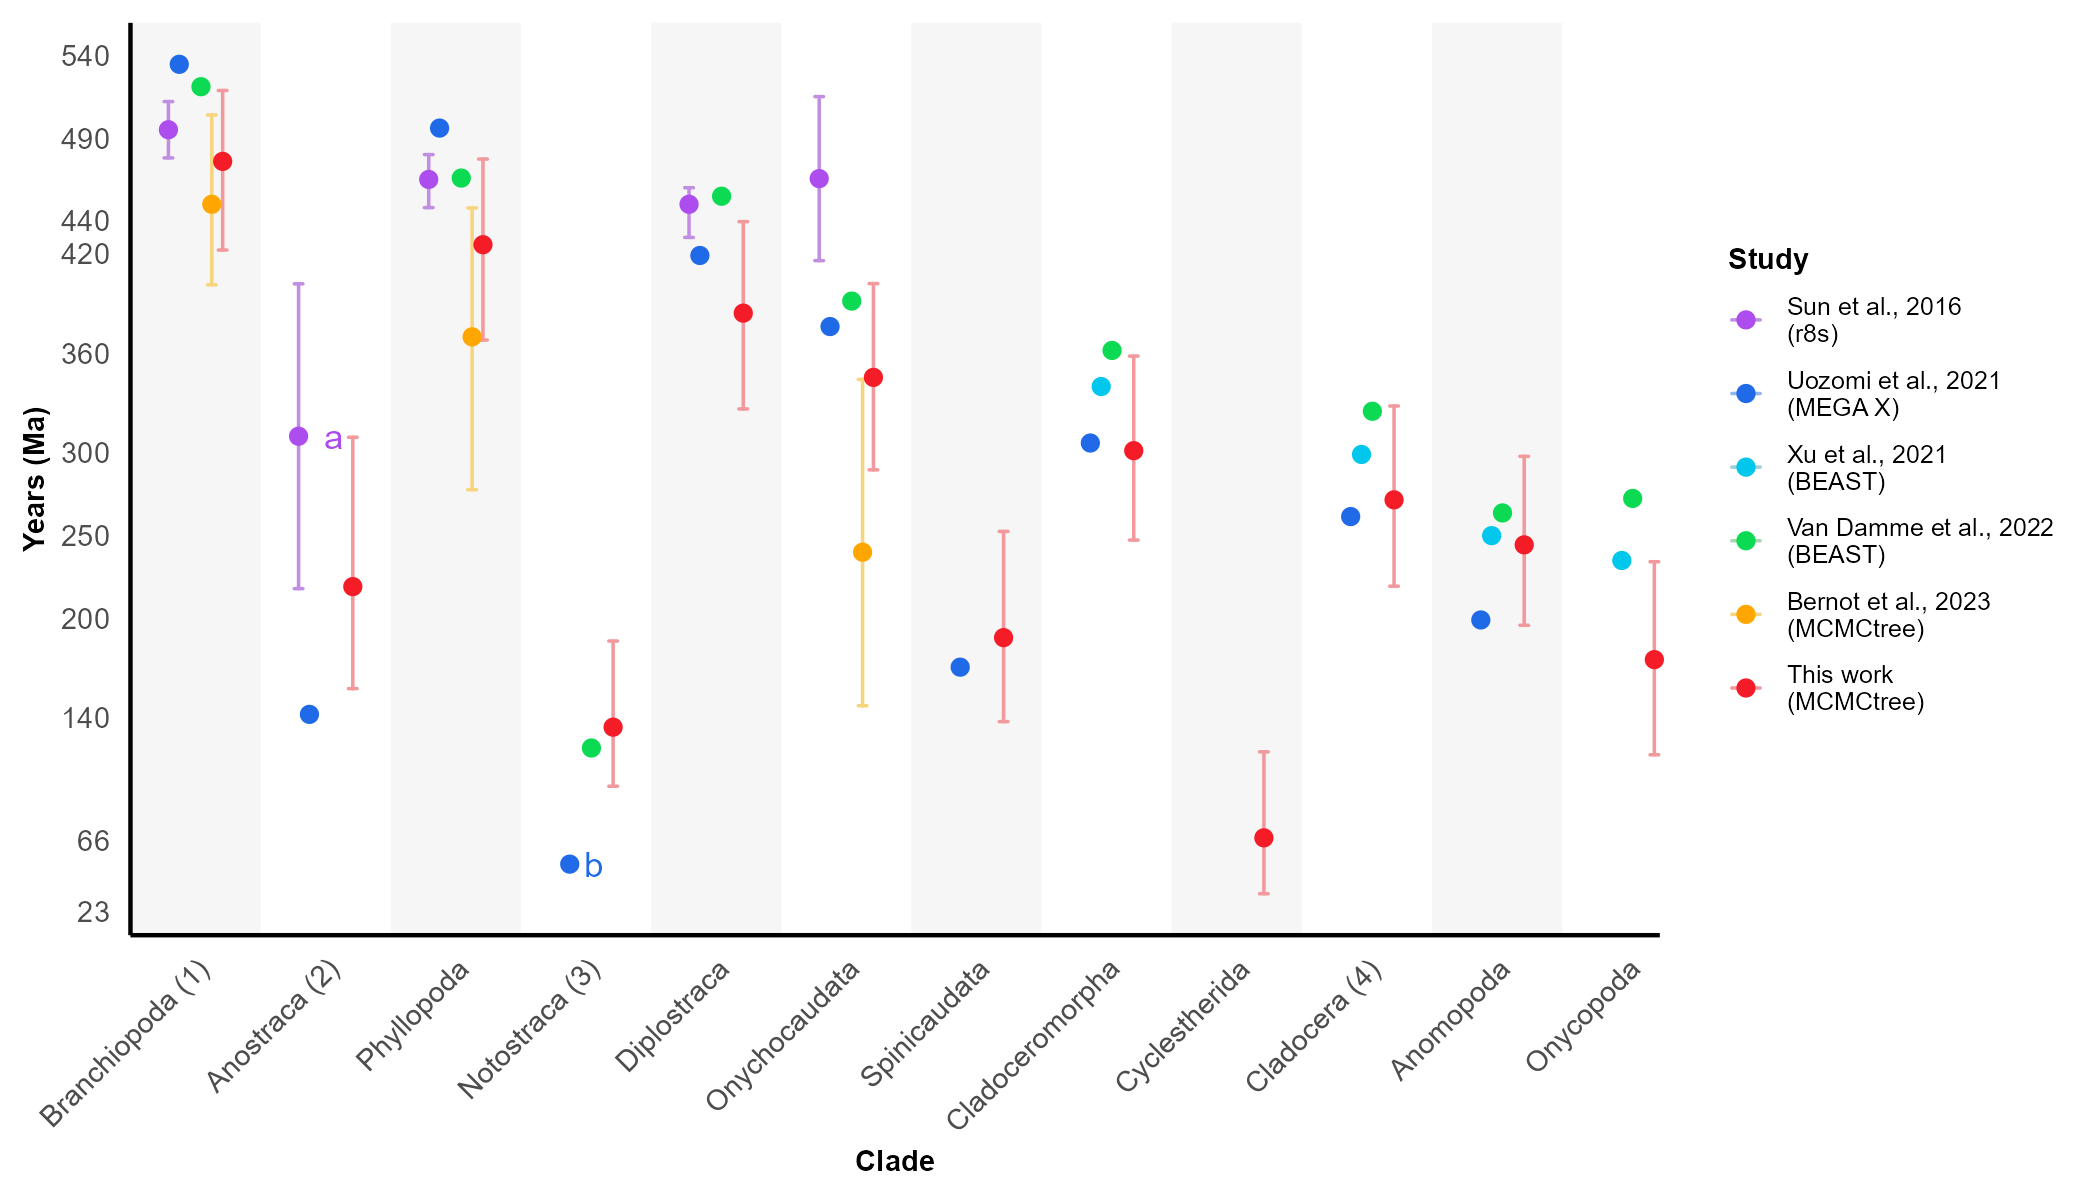

Write the R code that produced this figure.
library(tidyr)
library(dplyr)
library(ggplot2)

data <- read.table("dates.tsv", sep = "\t", header = TRUE)
data

tibble_to_plot <- data %>%
  
  pivot_longer(cols = -clade,
               names_to = c("study", "metric"),
               names_sep = "_",
               values_to = "value") %>%
  
  pivot_wider(names_from = metric,
              values_from = value) %>%
  
  mutate(clade = stringr::str_replace(clade, "_", " "))

tibble_to_plot$clade <- factor(tibble_to_plot$clade, levels = unique(c("Branchiopoda (1)", "Anostraca (2)", "Phyllopoda", "Notostraca (3)", "Diplostraca", "Onychocaudata", "Spinicaudata", "Cladoceromorpha", "Cyclestherida", "Cladocera (4)", "Anomopoda", "Onycopoda")))
tibble_to_plot$study <- factor(tibble_to_plot$study, levels = unique(c("sun2016", "uozomi2021", "xu2021", "vanDamme2022", "bernot2023", "thisWork")))

tibble_to_plot

plot <- ggplot(tibble_to_plot, aes(x = clade, y = date)) +
  
  annotate("rect", fill = "#f6f6f6",
           xmin = seq(0.5, length(unique(tibble_to_plot$clade))-0.5, 2),
           xmax = seq(1.5, length(unique(tibble_to_plot$clade))+0.5, 2),
           ymin = -Inf,
           ymax = +Inf) +
  
  geom_errorbar(aes(x = clade, ymin = lowerCI, ymax = upperCI, col = study),
                width = 0.4, linewidth = 0.4, lineend = "round",
                position = position_dodge(width = 0.5)) +
  
  scale_color_manual("Study",
                     labels = c("Sun et al., 2016\n(r8s)", "Uozomi et al., 2021\n(MEGA X)", "Xu et al., 2021\n(BEAST)","Van Damme et al., 2022\n(BEAST)", "Bernot et al., 2023\n(MCMCtree)", "This work\n(MCMCtree)"),
                     values = c("#c08fe1", "#92b5f1","#9dceda", "#a7d7b1", "#f7d57f", "#f2999d")) +
  
  
  ggnewscale::new_scale_color() +
  geom_point(aes(col = study), size = 1.5, position = position_dodge(width = 0.5)) +
  
  annotate("text", label = c("a", "b"), hjust = 0.1, size = 3, col = c("#ae4dee", "#2069e7"),
           x = c(2, 4),
           y = c(tibble_to_plot$date[tibble_to_plot$clade == "Anostraca (2)" & tibble_to_plot$study == "sun2016"],
                 tibble_to_plot$date[tibble_to_plot$clade == "Notostraca (3)" & tibble_to_plot$study == "uozomi2021"])) +
  
  scale_color_manual("Study",
                     labels = c("Sun et al., 2016\n(r8s)", "Uozomi et al., 2021\n(MEGA X)", "Xu et al., 2021\n(BEAST)","Van Damme et al., 2022\n(BEAST)", "Bernot et al., 2023\n(MCMCtree)", "This work\n(MCMCtree)"),
                     values = c("#ae4dee", "#2069e7","#00c7eb", "#0cda53", "#ffa700", "#f41d27")) +
  
  scale_x_discrete(expand = c(0, 0)) +
  
  xlab("Clade") +
  ylab("Years (Ma)") +
  
  coord_cartesian(clip = "off") +
  
  theme_minimal() +
  theme(panel.grid.minor.y = element_blank(),
        panel.grid.minor.x = element_blank(),
        panel.grid.major.y = element_blank(),
        panel.grid.major.x = element_blank(),
        axis.line = element_line(linewidth = 0.5),
        axis.text.x = element_text(angle = 45, hjust = 1, size = 7),
        axis.text.y = element_text(size = 7),
        axis.title = element_text(size = 7, face = "bold"),
        legend.position = "right",
        legend.background = element_rect(fill = 'transparent', color = NA),
        legend.key.size = unit(0.3, "cm"),
        legend.text = element_text(size = 6),
        legend.title = element_text(size = 7, face = "bold"),
        legend.key.spacing.y = unit(0.2, 'cm')
        )

plot

ggsave("figure_2.png",
       plot = plot, device = "png",
       dpi = 300, height = 4, width = 7, units = ("in"), bg = 'white')
